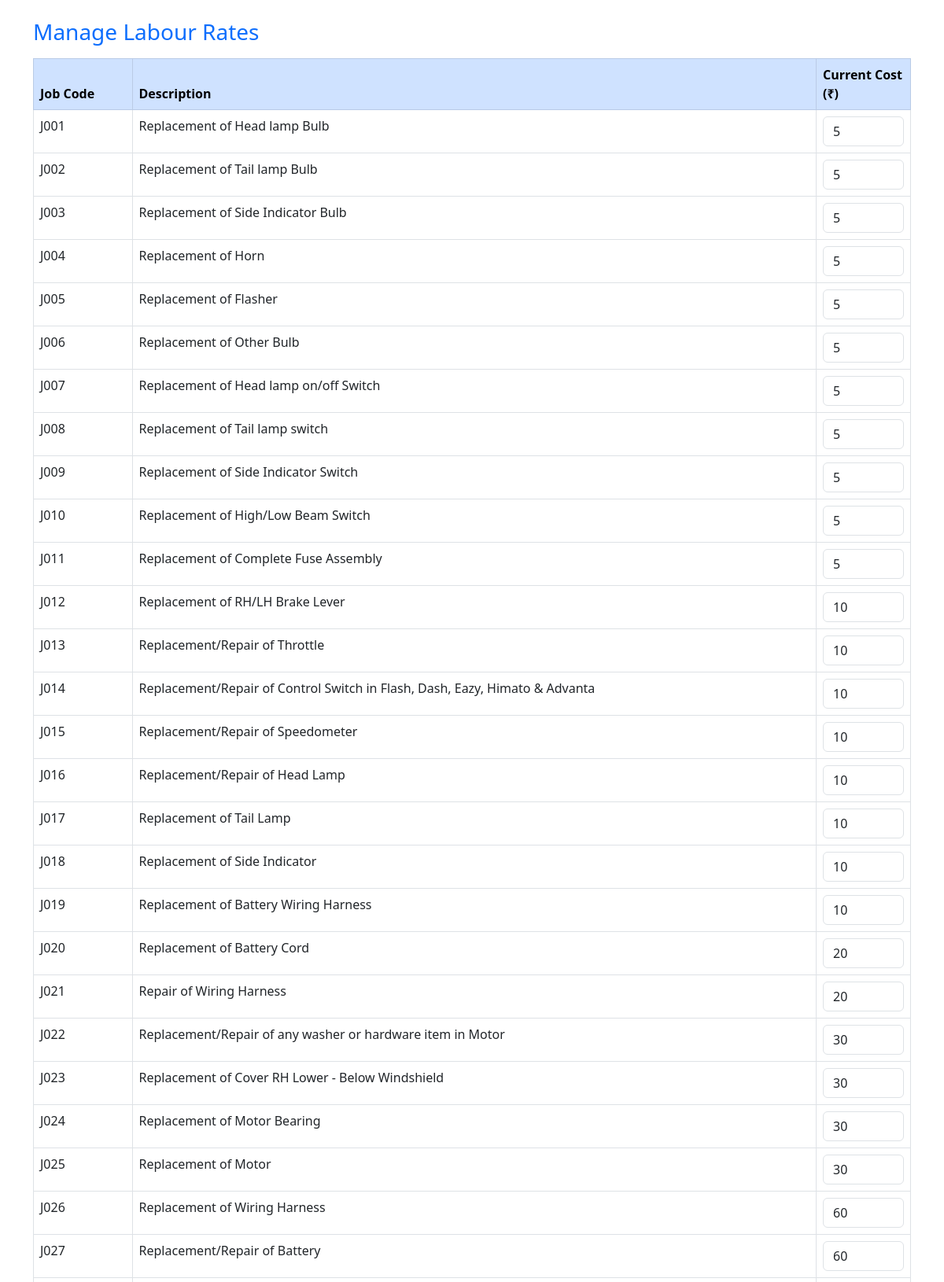
Page /admin-manage-rates/ (upper part) on the committed database.
### portal/models.py (models this page shows, shortened)
class LabourService(models.Model):
    job_code = models.CharField(max_length=10)
    description = models.CharField(max_length=200)
    cost = models.IntegerField()

### portal/views.py (the view, shortened to what this page needs)
# urls.py: path('admin-manage-rates/', views.admin_manage_rates, name='admin_manage_rates'),
def admin_manage_rates(request):
    services = LabourService.objects.all().order_by('job_code')
    return render(request, 'portal/admin_manage_rates.html', {'services': services})

### portal/templates/portal/admin_manage_rates.html (shortened to what this page needs)
{% load static %}
<!DOCTYPE html>
<html lang="en">
<head>
<link rel="stylesheet" href="https://cdn.jsdelivr.net/npm/bootstrap@5.3.0/dist/css/bootstrap.min.css">
</head>
<body class="bg-white">
<div class="container mt-4">
  <h3 class="text-primary mb-3">Manage Labour Rates</h3>
  <form method="post">
    <table class="table table-bordered">
      <thead class="table-primary">
        <tr>
          <th>Job Code</th>
          <th>Description</th>
          <th width="120">Current Cost (₹)</th>
        </tr>
      </thead>
      <tbody>
        {% for s in services %}
        <tr>
          <td>{{ s.job_code }}</td>
          <td>{{ s.description }}</td>
          <td>
            <input type="number" name="cost_{{ s.id }}" value="{{ s.cost }}" class="form-control" min="0">
          </td>
        </tr>
        {% endfor %}
      </tbody>
    </table>
  </form>
</div>
</body>
</html>

### rows in the picture
LabourService: job_code "J001", description "Replacement of Head lamp Bulb", cost "5"
LabourService: job_code "J002", description "Replacement of Tail lamp Bulb", cost "5"
LabourService: job_code "J003", description "Replacement of Side Indicator Bulb", cost "5"
LabourService: job_code "J004", description "Replacement of Horn", cost "5"
LabourService: job_code "J005", description "Replacement of Flasher", cost "5"
LabourService: job_code "J006", description "Replacement of Other Bulb", cost "5"
LabourService: job_code "J007", description "Replacement of Head lamp on/off Switch", cost "5"
LabourService: job_code "J008", description "Replacement of Tail lamp switch", cost "5"
LabourService: job_code "J009", description "Replacement of Side Indicator Switch", cost "5"
LabourService: job_code "J010", description "Replacement of High/Low Beam Switch", cost "5"
LabourService: job_code "J011", description "Replacement of Complete Fuse Assembly", cost "5"
LabourService: job_code "J012", description "Replacement of RH/LH Brake Lever", cost "10"
LabourService: job_code "J013", description "Replacement/Repair of Throttle", cost "10"
LabourService: job_code "J014", description "Replacement/Repair of Control Switch in Flash, Dash, Eazy, Himato & Advanta", cost "10"
LabourService: job_code "J015", description "Replacement/Repair of Speedometer", cost "10"
LabourService: job_code "J016", description "Replacement/Repair of Head Lamp", cost "10"
LabourService: job_code "J017", description "Replacement of Tail Lamp", cost "10"
LabourService: job_code "J018", description "Replacement of Side Indicator", cost "10"
LabourService: job_code "J019", description "Replacement of Battery Wiring Harness", cost "10"
LabourService: job_code "J020", description "Replacement of Battery Cord", cost "20"
LabourService: job_code "J021", description "Repair of Wiring Harness", cost "20"
LabourService: job_code "J022", description "Replacement/Repair of any washer or hardware item in Motor", cost "30"
LabourService: job_code "J023", description "Replacement of Cover RH Lower - Below Windshield", cost "30"
LabourService: job_code "J024", description "Replacement of Motor Bearing", cost "30"
LabourService: job_code "J025", description "Replacement of Motor", cost "30"
LabourService: job_code "J026", description "Replacement of Wiring Harness", cost "60"
LabourService: job_code "J027", description "Replacement/Repair of Battery", cost "60"
